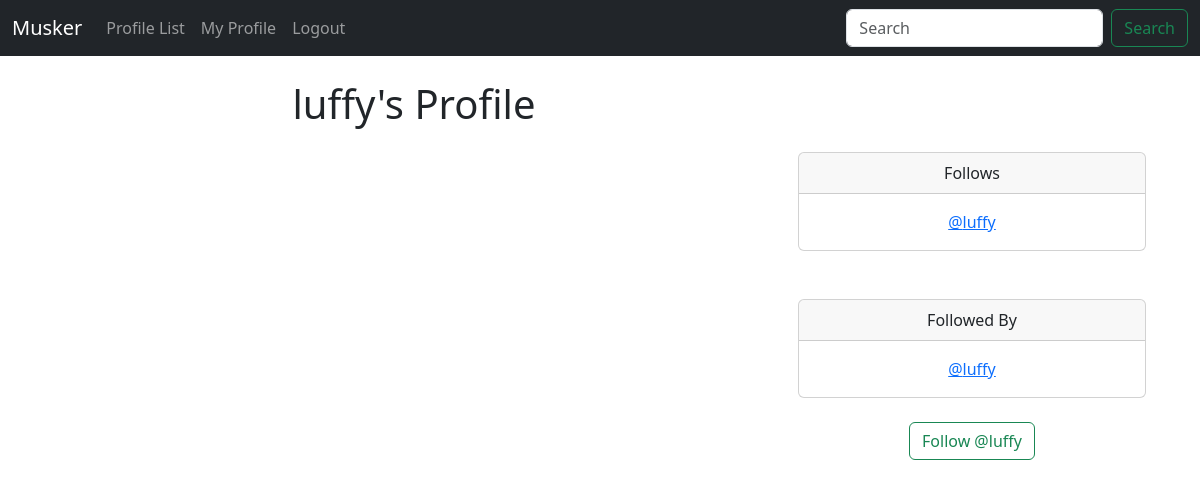
The page /profile/6 (signed in) on the database as committed earlier.
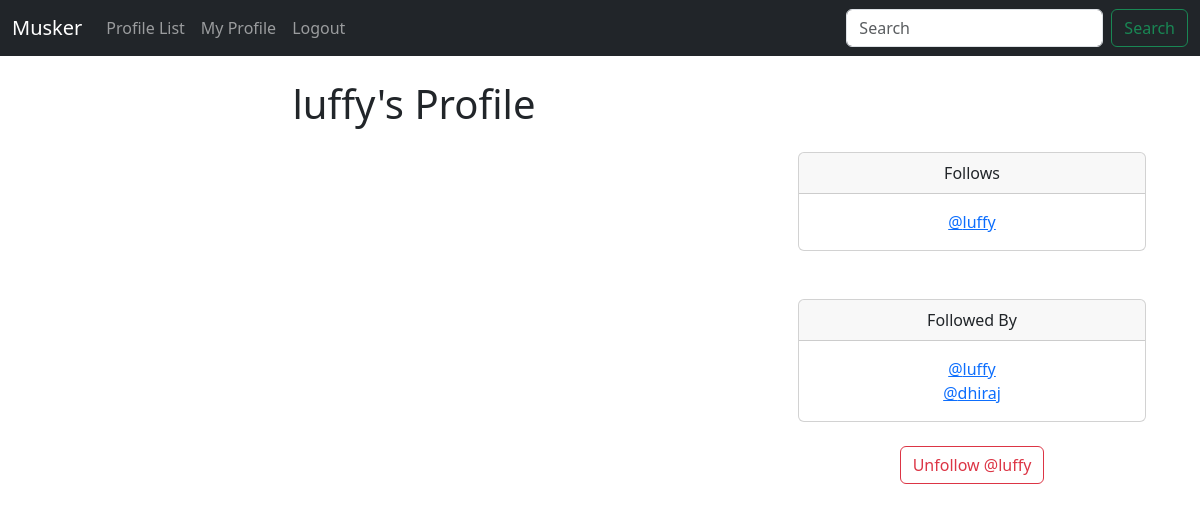
The same page on the database as committed later.
### muskeer/models.py (models this page shows)
class Profile(models.Model):
    user = models.OneToOneField(User, on_delete = models.CASCADE) #Associating one user to one profile
    follows = models.ManyToManyField("self", related_name="followed_by", symmetrical=False, blank=True)
    modifiedDate = models.DateTimeField(auto_now = True)
    def __str__(self):
        return self.user.username

### muskeer/views.py (the view, shortened to what this page needs)
# urls.py: path('profile/<int:pk>', views.profile, name = 'profile'),
def profile(request, pk):
    if request.user.is_authenticated:
        profile = Profile.objects.get(user = pk)
        meeps = Meep.objects.filter(user = pk).order_by("-createdAt")
        return render(request, 'profile.html', {'profile': profile, 'meeps':meeps})
    else:
        messages.success(request, ("You must be logged in to view this page"))
        return redirect('home')

### muskeer/templates/profile.html (shortened to what this page needs)
{% extends 'base.html' %}
{% block content %}
{% if profile %}
<div class="container text-center">
    <div class="row">
        <div class="col-8">
            <br>
            <h1>{{profile.user.username}}'s Profile</h1>
        </div>
        <div class="col-4">
            <br>
            <br>
            <br>
            <br>
            <div class="card">
                <div class="card-header">
                    Follows
                </div>
                <div class="card-body">
                    <p class="card-text">
                        {% for following in profile.follows.all %}
                        <a href="{% url 'profile' following.user.id %}"> @{{following}}<br /> </a>
                        {% endfor %}
                    </p>
                </div>
            </div>
            <br><br>
            <div class="card">
                <div class="card-header">
                    Followed By
                </div>
                <div class="card-body">
                    <p class="card-text">
                        {% for following in profile.followed_by.all %}
                        <a href="{% url 'profile' following.user.id %}"> @{{following}}<br /> </a>
                        {% endfor %}
                    </p>
                </div>
            </div>
            <br>
            {% if profile.user.id != user.id %}
            <form action="" method="POST">
                {% if profile in user.profile.follows.all %}
                <button class = "btn btn-outline-danger" name = "follow" value="unfollow" type = "submit">Unfollow @{{profile.user.username|lower}}</button>
                {% else %}
                <button class = "btn btn-outline-success" name = "follow" value = "follow" type = "submit" >Follow @{{profile.user.username|lower}}</button>
                {% endif %}
            {% endif %}
            </form>
        </div>
    </div>
    {% endif %}
    {% endblock %}

Rows that differ between the two databases and show on the page:
now on this page (row edited): Profile: user.username "dhiraj"
Other text that changed with them:
text no longer shown: "Follow @"
text now shown: "Unfollow @"
